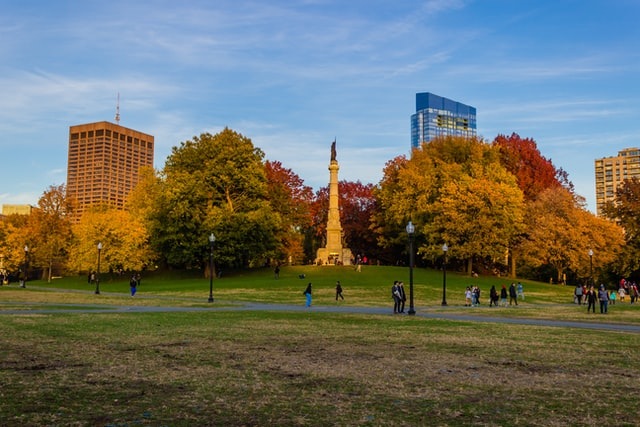
#> input picture resources/photos/park.jpg, 640 x 427 px
$ python 14_morfologia.py
#> lines starting #> are read from the running program, lines starting #| are printed output that depends on the picture; after the words box and inside, x2 and y2 are one past the last pixel; in counts of white or black regions, pixels touching at a corner belong together
"""Dilatar e erodir: limpando máscaras (código da aula, para os alunos digitarem).

Pode ser executado de qualquer pasta: os caminhos partem da raiz do repositório.
"""
import os
from pathlib import Path

os.chdir(Path(__file__).resolve().parents[1])

import cv2 as cv
import numpy as np

img = cv.imread("resources/photos/park.jpg")      # matriz (altura, largura, 3) em BGR
#> img is the input picture: shape (427, 640, 3); mean B, G, R 98.3, 110, 108.2
gray = cv.cvtColor(img, cv.COLOR_BGR2GRAY)         # matriz (altura, largura)
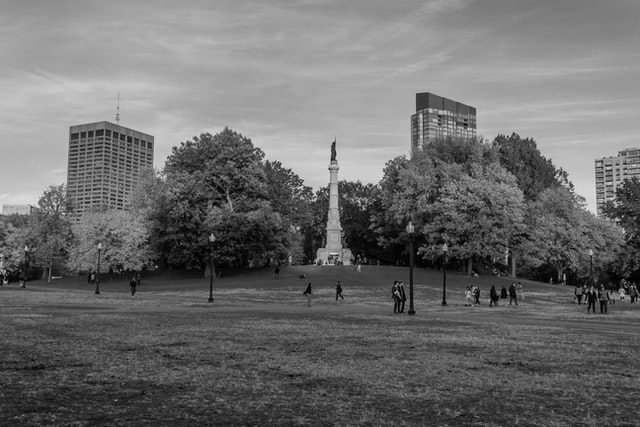
#> gray: shape (427, 640); min 0, max 239, mean 108.1
canny = cv.Canny(cv.GaussianBlur(gray, (7, 7), 0), 125, 175)
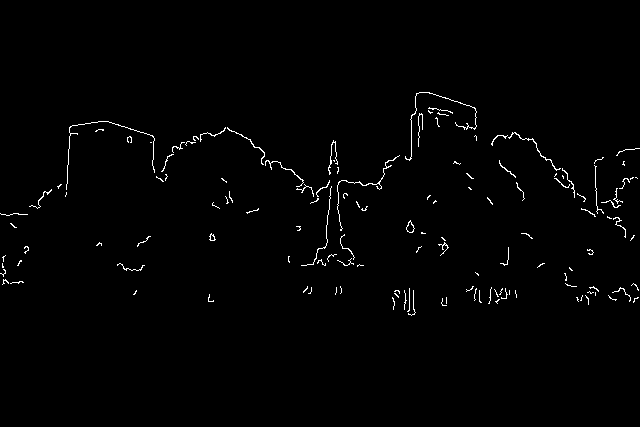
#> canny: shape (427, 640); 1.1% white in thin lines or dots, all inside (x1, y1, x2, y2) = (0, 92, 640, 316)
kernel = np.ones((7, 7), np.uint8)               # kernel = matriz, não tupla!
dilated = cv.dilate(canny, kernel, iterations=3)
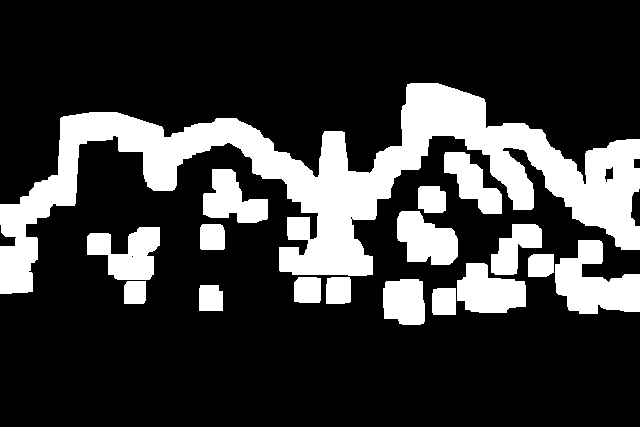
#> dilated: shape (427, 640); 22.6% white; 17 white regions, largest, box (x1, y1, x2, y2) and area: (0, 83, 640, 294) 38785, (555, 240, 640, 314) 3783, (457, 263, 526, 313) 2459
eroded = cv.erode(dilated, kernel, iterations=3)
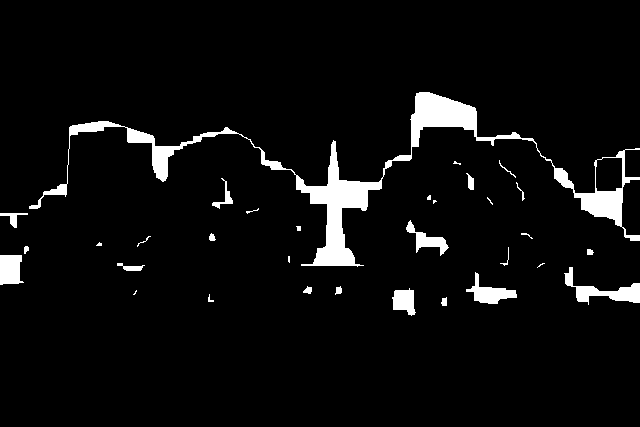
#> eroded: shape (427, 640); 5.1% white; 32 white regions (8 under 20 px), largest, box (x1, y1, x2, y2) and area: (29, 92, 640, 267) 9805, (564, 267, 640, 305) 910, (466, 272, 517, 304) 641
cv.imshow("canny", canny)
cv.imshow("dilatada", dilated)
cv.imshow("erodida", eroded)

cv.waitKey(0)
cv.destroyAllWindows()

$ run again, with resources/photos/cats.jpg copied over resources/photos/park.jpg
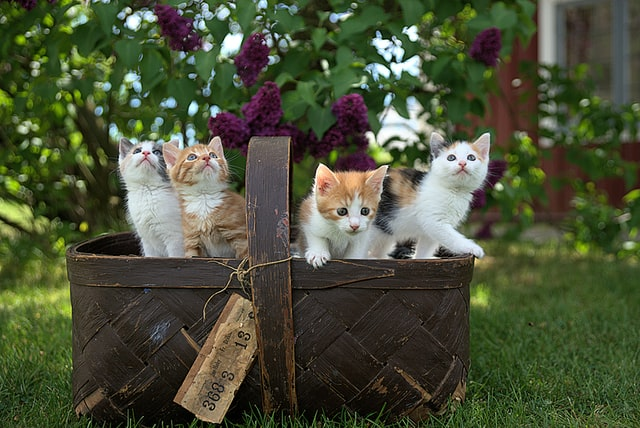
#> input picture resources/photos/cats.jpg, 640 x 428 px
#> img is the input picture: shape (428, 640, 3); mean B, G, R 55.7, 80.9, 74.5
#> `canny = cv.Canny(cv.GaussianBlur(gray, (7, 7), 0), 125, 175)`:
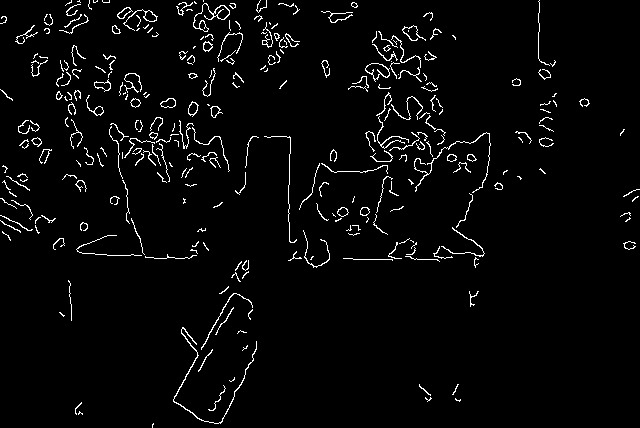
#> canny: shape (428, 640); 3.2% white in thin lines or dots
#> dilated: shape (428, 640); 45.6% white; 15 white regions, largest, box (x1, y1, x2, y2) and area: (0, 0, 555, 277) 97306, (164, 251, 266, 428) 11192, (503, 0, 566, 156) 5863
#> `eroded = cv.erode(dilated, kernel, iterations=3)`:
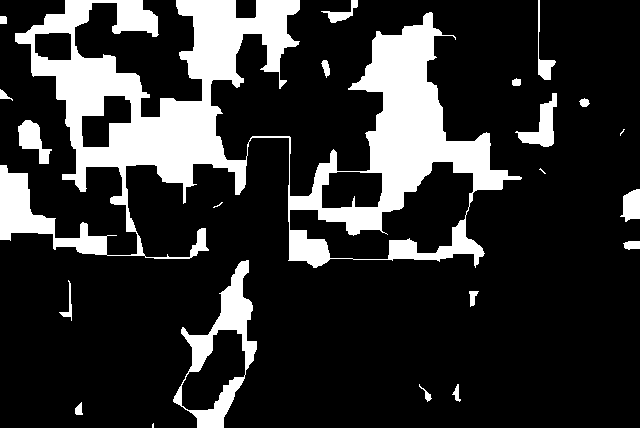
#> eroded: shape (428, 640); 19.4% white; 22 white regions (4 under 20 px), largest, box (x1, y1, x2, y2) and area: (0, 0, 522, 268) 45438, (173, 260, 257, 428) 3893, (515, 93, 557, 147) 898
